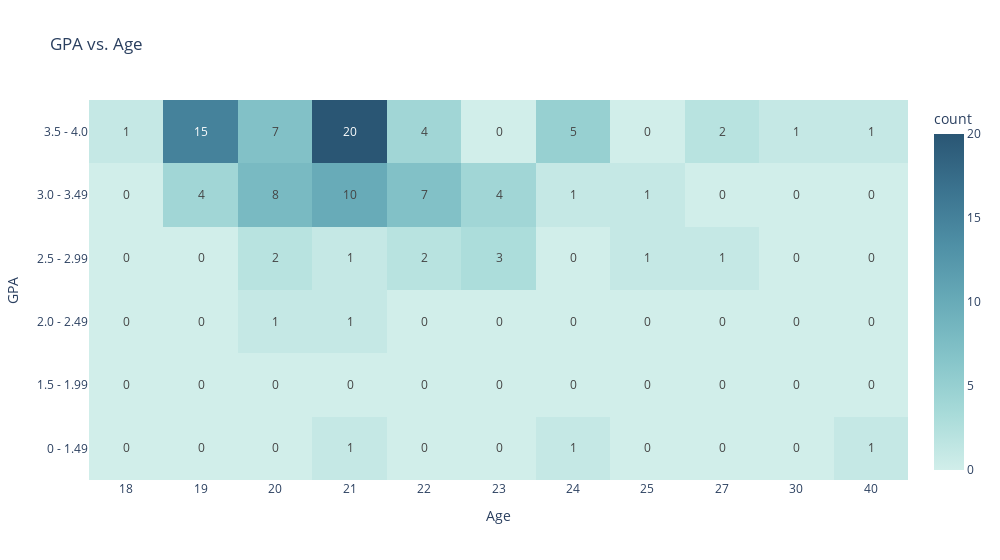

The cell this chart's notebook holds for it:
### Markdown cell above
By comparing the data between how students are currently feeling in college versus age using a heat map I can see that there is a concentrated portion of data in the age range of 19 to 21. Looking at those three age ranges I found that most of the student in those age ranges would consider that they have a great college experiences. In this chart there are some outlier like age 18, 30, and 40. Combine these two only have 4 input and it does not do much to influence the overall concentrated portion of the graph. After age range 19 to 21 the input started to spread out more and this is likely because most college student are around age 18-21 and 18 years old usually would not be able to take this uppder division class in the fall. From my observation I concluded that age do have an influence on how you would feel in college because most people in the age range 19 to 21 would choose great.

### Code cell
AvsGPA= plx.density_heatmap(pqdf, x=pqdf.Age, y=pqdf.GPA, text_auto=True, 
    category_orders={"Age":['18','19','20','21', '22','23','24','25','27','30','40'],
                "GPA":['3.5 - 4.0','3.0 - 3.49','2.5 - 2.99','2.0 - 2.49','1.5 - 1.99','0 - 1.49']},
                color_continuous_scale="teal",width=1000,title="GPA vs. Age")
AvsGPA.show()

### Figure 1 — Plotly figure (JSON) as saved in the notebook; plotly's stock layout.template omitted (floating-point values rounded to 4 significant figures)
{"data": [{"coloraxis": "coloraxis", "hovertemplate": "Age=%{x}<br>GPA=%{y}<br>count=%{z}<extra></extra>", "name": "", "texttemplate": "%{z}", "type": "histogram2d", "x": ["22", "22", "27", "24", "40", "21", "21", "21", "20", "22", "21", "21", "19", "21", "22", "21", "21", "21", "22", "21", "21", "21", "21", "21", "21", "21", "21", "27", "24", "20", "21", "21", "20", "22", "20", "20", "21", "21", "23", "21", "20", "40", "19", "23", "27", "20", "24", "21", "20", "22", "20", "19", "19", "24", "20", "23", "21", "24", "25", "23", "24", "21", "25", "21", "21", "21", "21", "20", "23", "22", "19", "18", "21", "20", "19", "19", "19", "21", "20", "19", "19", "20", "19", "19", "20", "19", "23", "19", "19", "19", "21", "19", "19", "19", "20", "20", "22", "22", "20", "22", "22", "24", "21", "30", "23", "22"], "xaxis": "x", "xbingroup": "x", "y": ["3.0 - 3.49", "3.0 - 3.49", "3.5 - 4.0", "3.5 - 4.0", "0 - 1.49", "3.5 - 4.0", "3.5 - 4.0", "3.5 - 4.0", "3.5 - 4.0", "3.5 - 4.0", "2.5 - 2.99", "3.5 - 4.0", "3.5 - 4.0", "3.5 - 4.0", "3.0 - 3.49", "3.5 - 4.0", "3.5 - 4.0", "3.0 - 3.49", "3.0 - 3.49", "3.0 - 3.49", "3.0 - 3.49", "3.5 - 4.0", "3.5 - 4.0", "3.5 - 4.0", "3.5 - 4.0", "3.0 - 3.49", "3.0 - 3.49", "3.5 - 4.0", "3.0 - 3.49", "3.5 - 4.0", "3.5 - 4.0", "0 - 1.49", "3.5 - 4.0", "3.5 - 4.0", "3.5 - 4.0", "3.0 - 3.49", "3.5 - 4.0", "3.5 - 4.0", "3.0 - 3.49", "3.5 - 4.0", "2.0 - 2.49", "3.5 - 4.0", "3.5 - 4.0", "3.0 - 3.49", "2.5 - 2.99", "3.0 - 3.49", "3.5 - 4.0", "3.5 - 4.0", "3.5 - 4.0", "2.5 - 2.99", "3.0 - 3.49", "3.0 - 3.49", "3.0 - 3.49", "3.5 - 4.0", "2.5 - 2.99", "3.0 - 3.49", "3.5 - 4.0", "3.5 - 4.0", "2.5 - 2.99", "2.5 - 2.99", "3.5 - 4.0", "3.0 - 3.49", "3.0 - 3.49", "3.5 - 4.0", "3.5 - 4.0", "3.0 - 3.49", "3.0 - 3.49", "3.0 - 3.49", "3.0 - 3.49", "3.5 - 4.0", "3.5 - 4.0", "3.5 - 4.0", "3.5 - 4.0", "3.0 - 3.49", "3.5 - 4.0", "3.5 - 4.0", "3.5 - 4.0", "2.0 - 2.49", "3.5 - 4.0", "3.5 - 4.0", "3.5 - 4.0", "2.5 - 2.99", "3.5 - 4.0", "3.5 - 4.0", "3.0 - 3.49", "3.5 - 4.0", "2.5 - 2.99", "3.5 - 4.0", "3.0 - 3.49", "3.5 - 4.0", "3.0 - 3.49", "3.5 - 4.0", "3.0 - 3.49", "3.5 - 4.0", "3.5 - 4.0", "3.0 - 3.49", "3.0 - 3.49", "3.0 - 3.49", "3.0 - 3.49", "2.5 - 2.99", "3.5 - 4.0", "0 - 1.49", "3.0 - 3.49", "3.5 - 4.0", "2.5 - 2.99", "3.0 - 3.49"], "yaxis": "y", "ybingroup": "y"}], "layout": {"coloraxis": {"colorbar": {"title": {"text": "count"}}, "colorscale": [[0, "rgb(209, 238, 234)"], [0.1667, "rgb(168, 219, 217)"], [0.3333, "rgb(133, 196, 201)"], [0.5, "rgb(104, 171, 184)"], [0.6667, "rgb(79, 144, 166)"], [0.8333, "rgb(59, 115, 143)"], [1, "rgb(42, 86, 116)"]]}, "legend": {"tracegroupgap": 0}, "title": {"text": "GPA vs. Age"}, "width": 1000, "xaxis": {"anchor": "y", "categoryarray": ["18", "19", "20", "21", "22", "23", "24", "25", "27", "30", "40"], "categoryorder": "array", "domain": [0, 1], "title": {"text": "Age"}}, "yaxis": {"anchor": "x", "categoryarray": ["0 - 1.49", "1.5 - 1.99", "2.0 - 2.49", "2.5 - 2.99", "3.0 - 3.49", "3.5 - 4.0"], "categoryorder": "array", "domain": [0, 1], "title": {"text": "GPA"}}}}
